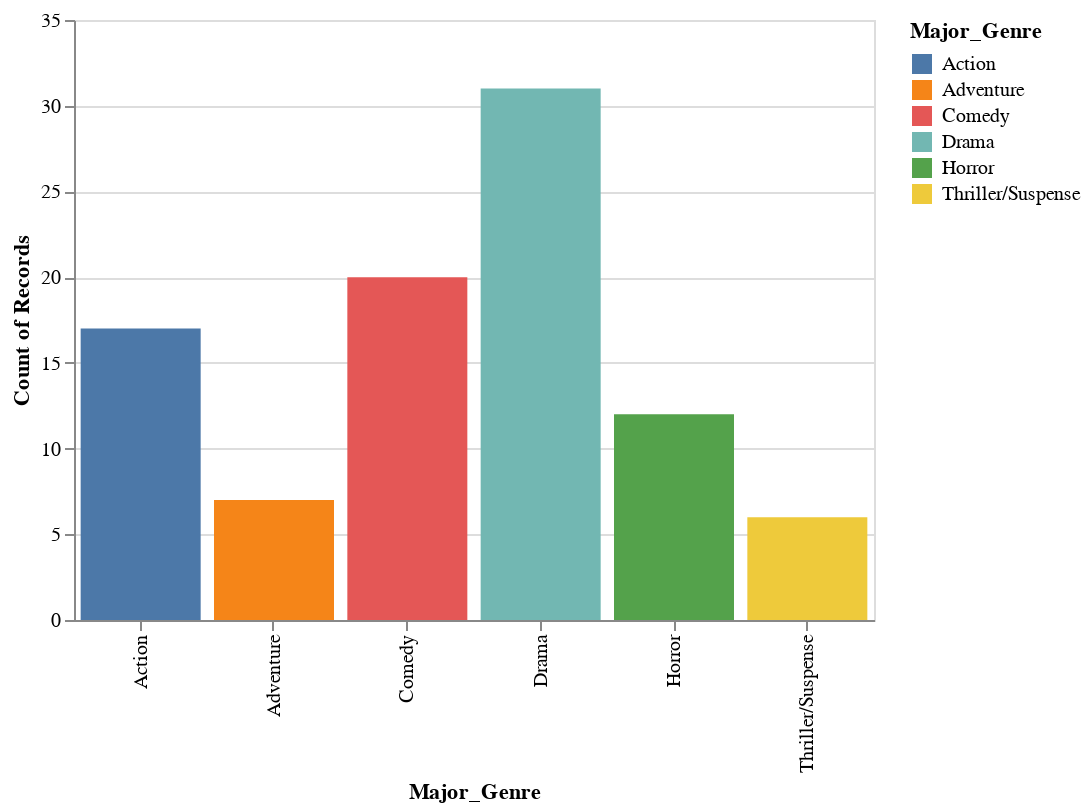

The notebook cell saved with this chart:
### Markdown cell above
Now make a plot from `movies_filtered` with:
- `Major_Genre` encoded as **y position**
- The **count** of `Major_Genre` encoded as **y position**
- `Major_Genre` encoded as **color**
And use **bar** as the **mark**.

### Code cell
alt.Chart(movies_filtered).mark_bar().encode(
    x = alt.X('Major_Genre'),
    y = 'count(Major_Genre)',
    color = alt.Color('Major_Genre')
)
